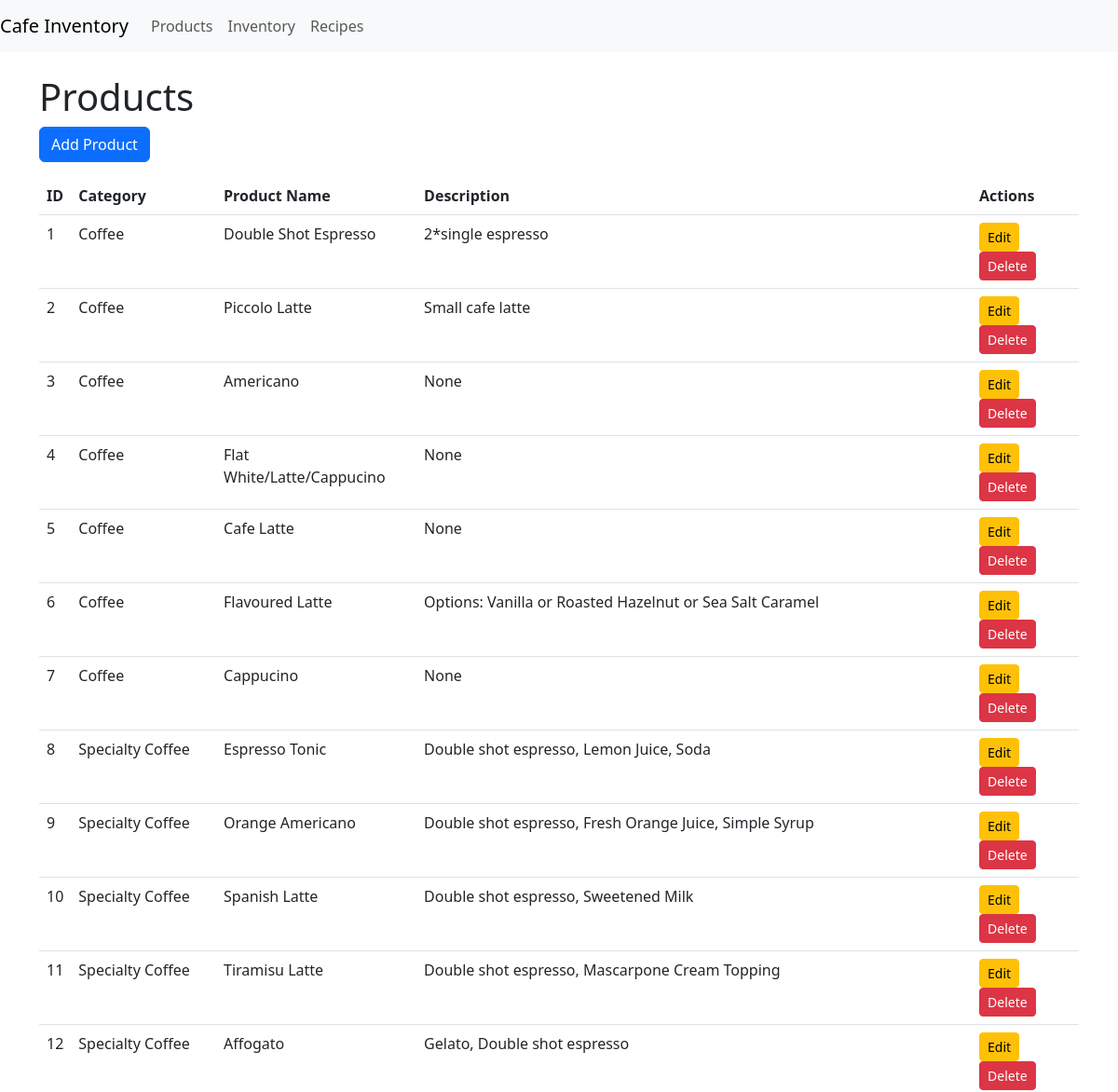
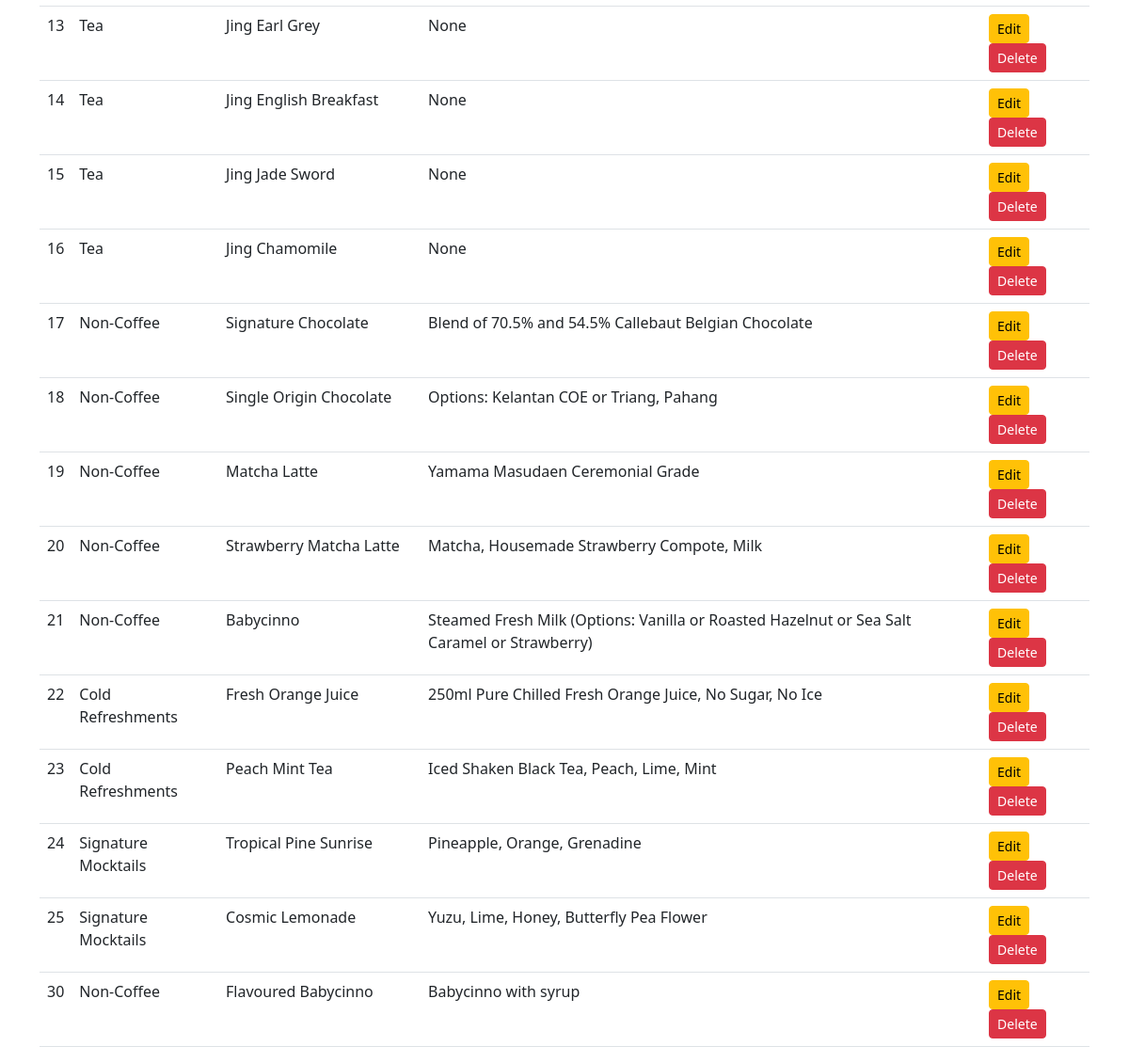
Screenshot of /products (signed in) with the database file from the repository (2 pictures, top to bottom).
### tables this page shows
CREATE TABLE "products" (
	"id"	INTEGER,
	"category"	TEXT,
	"product_name"	TEXT,
	"description"	TEXT,
	PRIMARY KEY("id" AUTOINCREMENT)
);

### app.py (the view)
@app.route('/products', methods=['GET'])
@login_required
def get_products():
    conn = get_db_connection()
    cursor = conn.cursor()
    cursor.execute('SELECT * FROM products')
    products = [dict(row) for row in cursor.fetchall()]
    conn.close()
    return render_template('products.html', products=products)

### app.py (called while the page is built)
def get_db_connection():
    conn = sqlite3.connect('cafe_inventory - Copy.db')
    conn.row_factory = sqlite3.Row
    return conn

@login_manager.user_loader
def load_user(user_id):
    conn = get_db_connection()
    cursor = conn.cursor()
    cursor.execute('SELECT * FROM users WHERE id = ?', (user_id,))
    user_data = cursor.fetchone()
    conn.close()
    if user_data:
        return User(user_data['id'], user_data['username'], user_data['role'])
    return None

### templates/products.html (shortened to what this page needs)
<!DOCTYPE html>
<html>
<head>
    <link href="https://cdn.jsdelivr.net/npm/bootstrap@5.3.0/dist/css/bootstrap.min.css" rel="stylesheet">
</head>
<body>
    <nav class="navbar navbar-expand-lg navbar-light bg-light">
        <a class="navbar-brand" href="/">Cafe Inventory</a>
        <div class="navbar-nav">
            <a class="nav-link" href="/products">Products</a>
            <a class="nav-link" href="/inventory">Inventory</a>
            <a class="nav-link" href="/recipes">Recipes</a>
        </div>
    </nav>
    <div class="container mt-4">
        <h1>Products</h1>
        <button class="btn btn-primary mb-3" data-bs-toggle="modal" data-bs-target="#addProductModal">Add Product</button>
        <table class="table">
            <thead>
                <tr>
                    <th>ID</th>
                    <th>Category</th>
                    <th>Product Name</th>
                    <th>Description</th>
                    <th>Actions</th>
                </tr>
            </thead>
            <tbody>
                {% for product in products %}
                <tr>
                    <td>{{ product.id }}</td>
                    <td>{{ product.category }}</td>
                    <td>{{ product.product_name }}</td>
                    <td>{{ product.description }}</td>
                    <td>
                        <button class="btn btn-warning btn-sm">Edit</button>
                        <button class="btn btn-danger btn-sm">Delete</button>
                    </td>
                </tr>
                {% endfor %}
            </tbody>
        </table>
    </div>
</body>
</html>

### rows the page displays
products: id "1", category "Coffee", product_name "Double Shot Espresso", description "2*single espresso"
products: id "2", category "Coffee", product_name "Piccolo Latte", description "Small cafe latte"
products: id "3", category "Coffee", product_name "Americano", description "None"
products: id "4", category "Coffee", product_name "Flat White/Latte/Cappucino", description "None"
products: id "5", category "Coffee", product_name "Cafe Latte", description "None"
products: id "6", category "Coffee", product_name "Flavoured Latte", description "Options: Vanilla or Roasted Hazelnut or Sea Salt Caramel"
products: id "7", category "Coffee", product_name "Cappucino", description "None"
products: id "8", category "Specialty Coffee", product_name "Espresso Tonic", description "Double shot espresso, Lemon Juice, Soda"
products: id "9", category "Specialty Coffee", product_name "Orange Americano", description "Double shot espresso, Fresh Orange Juice, Simple Syrup"
products: id "10", category "Specialty Coffee", product_name "Spanish Latte", description "Double shot espresso, Sweetened Milk"
products: id "11", category "Specialty Coffee", product_name "Tiramisu Latte", description "Double shot espresso, Mascarpone Cream Topping"
products: id "12", category "Specialty Coffee", product_name "Affogato", description "Gelato, Double shot espresso"
products: id "13", category "Tea", product_name "Jing Earl Grey", description "None"
products: id "14", category "Tea", product_name "Jing English Breakfast", description "None"
products: id "15", category "Tea", product_name "Jing Jade Sword", description "None"
products: id "16", category "Tea", product_name "Jing Chamomile", description "None"
products: id "17", category "Non-Coffee", product_name "Signature Chocolate", description "Blend of 70.5% and 54.5% Callebaut Belgian Chocolate"
products: id "18", category "Non-Coffee", product_name "Single Origin Chocolate", description "Options: Kelantan COE or Triang, Pahang"
products: id "19", category "Non-Coffee", product_name "Matcha Latte", description "Yamama Masudaen Ceremonial Grade"
products: id "20", category "Non-Coffee", product_name "Strawberry Matcha Latte", description "Matcha, Housemade Strawberry Compote, Milk"
products: id "21", category "Non-Coffee", product_name "Babycinno", description "Steamed Fresh Milk (Options: Vanilla or Roasted Hazelnut or Sea Salt Caramel or Strawberry)"
products: id "22", category "Cold Refreshments", product_name "Fresh Orange Juice", description "250ml Pure Chilled Fresh Orange Juice, No Sugar, No Ice"
products: id "23", category "Cold Refreshments", product_name "Peach Mint Tea", description "Iced Shaken Black Tea, Peach, Lime, Mint"
products: id "24", category "Signature Mocktails", product_name "Tropical Pine Sunrise", description "Pineapple, Orange, Grenadine"
products: id "25", category "Signature Mocktails", product_name "Cosmic Lemonade", description "Yuzu, Lime, Honey, Butterfly Pea Flower"
products: id "30", category "Non-Coffee", product_name "Flavoured Babycinno", description "Babycinno with syrup"
